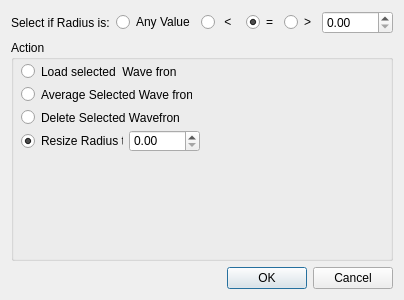
<?xml version="1.0" encoding="UTF-8"?>
<ui version="4.0">
 <class>FilterOutlinesDlg</class>
 <widget class="QDialog" name="FilterOutlinesDlg">
  <property name="geometry">
   <rect>
    <x>0</x>
    <y>0</y>
    <width>400</width>
    <height>300</height>
   </rect>
  </property>
  <property name="windowTitle">
   <string>Radius Filter</string>
  </property>
  <layout class="QVBoxLayout" name="verticalLayout_2">
   <item>
    <layout class="QHBoxLayout" name="horizontalLayout">
     <item>
      <widget class="QLabel" name="label">
       <property name="text">
        <string>Select if Radius is:</string>
       </property>
      </widget>
     </item>
     <item>
      <widget class="QRadioButton" name="any">
       <property name="text">
        <string>Any Value</string>
       </property>
      </widget>
     </item>
     <item>
      <widget class="QRadioButton" name="less">
       <property name="text">
        <string> &lt; </string>
       </property>
      </widget>
     </item>
     <item>
      <widget class="QRadioButton" name="equal">
       <property name="text">
        <string>=</string>
       </property>
       <property name="checked">
        <bool>true</bool>
       </property>
      </widget>
     </item>
     <item>
      <widget class="QRadioButton" name="greator">
       <property name="text">
        <string>&gt;</string>
       </property>
      </widget>
     </item>
     <item>
      <widget class="QDoubleSpinBox" name="radiusValue">
       <property name="maximum">
        <double>5000.000000000000000</double>
       </property>
      </widget>
     </item>
    </layout>
   </item>
   <item>
    <widget class="QGroupBox" name="groupBox">
     <property name="title">
      <string>Action</string>
     </property>
     <widget class="QRadioButton" name="actionLoad">
      <property name="geometry">
       <rect>
        <x>10</x>
        <y>23</y>
        <width>155</width>
        <height>17</height>
       </rect>
      </property>
      <property name="text">
       <string>Load selected  Wave fronts</string>
      </property>
     </widget>
     <widget class="QRadioButton" name="actionAverae">
      <property name="geometry">
       <rect>
        <x>10</x>
        <y>46</y>
        <width>171</width>
        <height>17</height>
       </rect>
      </property>
      <property name="text">
       <string>Average Selected Wave fronts</string>
      </property>
     </widget>
     <widget class="QRadioButton" name="actionDelete">
      <property name="geometry">
       <rect>
        <x>10</x>
        <y>69</y>
        <width>158</width>
        <height>17</height>
       </rect>
      </property>
      <property name="text">
       <string>Delete Selected Wavefronts</string>
      </property>
     </widget>
     <widget class="QWidget" name="">
      <property name="geometry">
       <rect>
        <x>10</x>
        <y>90</y>
        <width>179</width>
        <height>22</height>
       </rect>
      </property>
      <layout class="QHBoxLayout" name="horizontalLayout_2">
       <item>
        <widget class="QRadioButton" name="actionResize">
         <property name="text">
          <string>Resize Radius to:</string>
         </property>
         <property name="checked">
          <bool>true</bool>
         </property>
        </widget>
       </item>
       <item>
        <widget class="QDoubleSpinBox" name="resizeValue">
         <property name="maximum">
          <double>5000.000000000000000</double>
         </property>
        </widget>
       </item>
      </layout>
     </widget>
     <zorder>actionLoad</zorder>
     <zorder>actionAverae</zorder>
     <zorder>actionDelete</zorder>
     <zorder>actionResize</zorder>
     <zorder>resizeValue</zorder>
     <zorder></zorder>
    </widget>
   </item>
   <item>
    <widget class="QDialogButtonBox" name="buttonBox">
     <property name="orientation">
      <enum>Qt::Horizontal</enum>
     </property>
     <property name="standardButtons">
      <set>QDialogButtonBox::Cancel|QDialogButtonBox::Ok</set>
     </property>
    </widget>
   </item>
  </layout>
 </widget>
 <resources/>
 <connections>
  <connection>
   <sender>buttonBox</sender>
   <signal>accepted()</signal>
   <receiver>FilterOutlinesDlg</receiver>
   <slot>accept()</slot>
   <hints>
    <hint type="sourcelabel">
     <x>248</x>
     <y>254</y>
    </hint>
    <hint type="destinationlabel">
     <x>157</x>
     <y>274</y>
    </hint>
   </hints>
  </connection>
  <connection>
   <sender>buttonBox</sender>
   <signal>rejected()</signal>
   <receiver>FilterOutlinesDlg</receiver>
   <slot>reject()</slot>
   <hints>
    <hint type="sourcelabel">
     <x>316</x>
     <y>260</y>
    </hint>
    <hint type="destinationlabel">
     <x>286</x>
     <y>274</y>
    </hint>
   </hints>
  </connection>
 </connections>
</ui>
